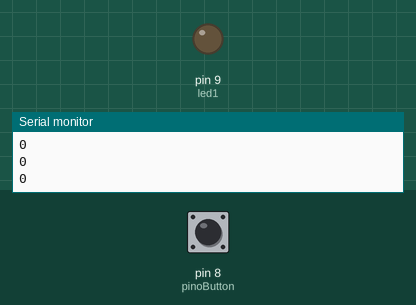
Recording of a sketch running on a simulated Arduino Uno, built with avr-gcc and run on an emulated ATmega328P. Shown: output pins drawn as LEDs (lit = HIGH), the last lines printed to the serial monitor. Dashed ring = blinking. The inputs (shaded band) are chosen by the test bench; at power-on: pin 8 (pinoButton) LOW.

Above: at 2.2 s.
2.3 s: pin 8 (pinoButton) pulled HIGH for 3.2 s
At 2.9 s:
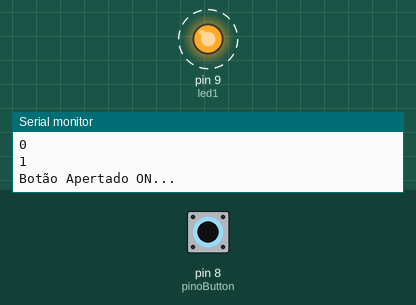
7.0 s: pin 8 (pinoButton) pulled HIGH for 0.2 s
At 7.8 s:
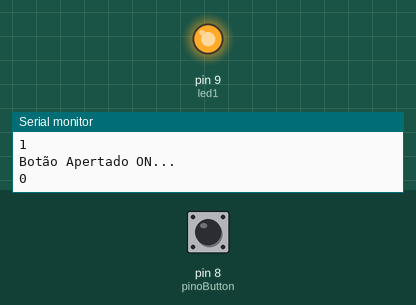
Timing chart, 0 to 10.0 s (numbered marks = the images above; inputs shaded):
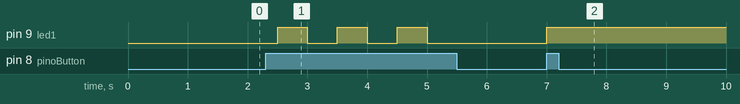

Measured:
- after the input at 2.3 s, pin 9 (led1): alternates HIGH for 0.50 s and LOW for 0.50 s, 6 changes in all, then stays LOW, starting after 0.20 s
- after the input at 7.0 s, pin 9 (led1): LOW → HIGH at once

The sketch:

Push_Button.ino
```cpp
//Declaração da constante que armazena o pino do push button
#define pinoButton 8
#define led1 9

//Declaração da variável do estado do botão
bool status = false;

void setup() {
  //Definir a modalidade do pino
  pinMode(pinoButton, INPUT);
  pinMode(led1, OUTPUT);

  Serial.begin(9600);

  delay(1000);

}

void loop() {
    //Lendo o pino digital através da constante
  Serial.println(digitalRead(pinoButton));

  if(digitalRead(pinoButton) == 1 && status == false){
    Serial.println("Botão Apertado ON...");
    status = true;
    digitalWrite(led1, HIGH);
  }
  else if(digitalRead(pinoButton) == 1 && status == true){
    Serial.println("Botão Apertado OFF...");
    status = false;
    digitalWrite(led1, LOW);
  }


  delay(500); //Parada estratégica para leitura


}
```
